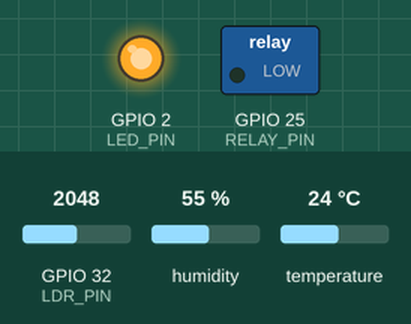
The sketch below on a simulated ESP32. Shown: switched loads named in the sketch (green lamp = pin HIGH), output pins drawn as LEDs (lit = HIGH). The inputs (shaded band) are chosen by the test bench; at power-on: humidity 55 %, GPIO 32 (LDR_PIN) = 2048, temperature 24 °C. WiFi joins after 1.5 s; servers stay silent unless stated; no MQTT or app messages arrive unless stated; what the sketch prints to the serial monitor is not drawn.

Above: at 6.5 s.
6.6 s: humidity set to 74 %
At 8.0 s:
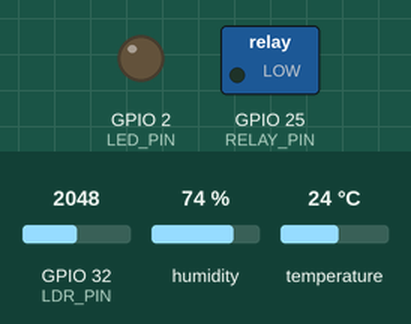
9.3 s: humidity set to 77 %
At 11.5 s:
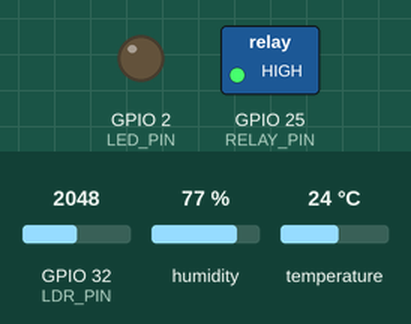
At 18.6 s:
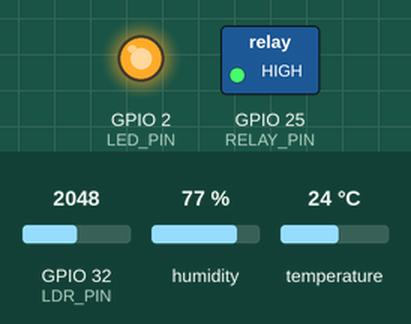
Timing chart, 0 to 21.2 s (numbered marks = the images above; inputs shaded):
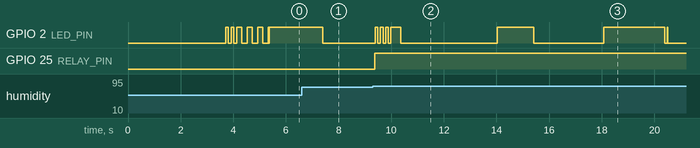

The sketch:

main.ino
```cpp
/*
 * Smart Garden DHT22 Sensor with ThingSpeak & MQTT Integration
 * ESP32 + DHT22 + LDR + Relay Control
 *
 * Features:
 * - Read DHT22 temperature, humidity & LDR light sensor
 * - Publish to ThingSpeak cloud platform
 * - Publish to MQTT broker.hivemq.com
 * - Automatic relay control based on temp/humidity thresholds
 * - Alert system for abnormal conditions
 * - Device ID: ESP_SENSOR_DHT22_THINGSPEAK_01
 * - Author: Huynh Quoc Huy
 *
 * MQTT Topics:
 * - garden/sensor/temp_hum_data (sensor readings)
 * - garden/alerts/climate (threshold alerts)
 * - garden/status/dht22_board (device status)
 */

#include <WiFi.h>
#include <PubSubClient.h>
#include <DHT.h>
#include <ArduinoJson.h>
#include <ThingSpeak.h>

// ===== WiFi Configuration =====
const char* ssid = "Wokwi-GUEST";
const char* password = "";

// ===== ThingSpeak Configuration =====
const unsigned long ChannelNumber = 3083564;
const char* WriteAPIKey = "SH8BFGIL0Q9EIB6M";

// ===== MQTT Configuration =====
const char* mqtt_server = "broker.hivemq.com";
const int mqtt_port = 1883;
const char* mqtt_client_id = "ESP_SENSOR_DHT22_THINGSPEAK_01";

// MQTT Topics
const char* SENSOR_DATA_TOPIC = "garden/sensor/temp_hum_data";
const char* ALERT_TOPIC = "garden/alerts/climate";
const char* STATUS_TOPIC = "garden/status/dht22_board";
const char* DEVICE_INFO_TOPIC = "garden/system/device_info";

// ===== Hardware Pins =====
#define DHTPIN 4
#define DHTTYPE DHT22
#define LDR_PIN 32
#define RELAY_PIN 25        // Relay control pin
#define LED_PIN 2           // Status LED

// ===== Thresholds for Relay Control =====
#define TEMP_HIGH_THRESHOLD 30.0    // °C - Turn ON relay if exceeded
#define TEMP_LOW_THRESHOLD 15.0     // °C - Turn OFF relay if below
#define HUMIDITY_HIGH_THRESHOLD 75.0 // % - Turn ON relay if exceeded
#define HUMIDITY_LOW_THRESHOLD 40.0  // % - Turn OFF relay if below

// ===== Timing Configuration =====
#define THINGSPEAK_INTERVAL 20000   // 20 seconds (ThingSpeak rate limit: 15s)
#define MQTT_INTERVAL 5000          // 5 seconds
#define SENSOR_READ_INTERVAL 2000   // 2 seconds
#define STATUS_INTERVAL 30000       // 30 seconds

// ===== Global Objects =====
DHT dht(DHTPIN, DHTTYPE);
WiFiClient wifiClient;
WiFiClient mqttWifiClient;
PubSubClient mqttClient(mqttWifiClient);

// ===== Global Variables =====
unsigned long lastThingSpeakTime = 0;
unsigned long lastMqttTime = 0;
unsigned long lastSensorReadTime = 0;
unsigned long lastStatusTime = 0;

float currentTemperature = 0.0;
float currentHumidity = 0.0;
int currentLight = 0;
bool relayState = false;

unsigned long readingCount = 0;
unsigned long mqttPublishCount = 0;
unsigned long thingspeakPublishCount = 0;

bool mqttConnected = false;
int mqttReconnectAttempts = 0;

String alertMessage = "";
bool alertSent = false;

// ===== Function Prototypes =====
void setupWiFi();
void setupMQTT();
void setupHardware();
void connectMQTT();
void readSensors();
void publishToThingSpeak();
void publishToMQTT();
void publishStatus();
void publishDeviceInfo();
void checkRelayControl();
void updateStatusLED();
void blinkLED(int times, int delayMs);
void checkAlerts();
void mqttCallback(char* topic, byte* payload, unsigned int length);

void setup() {
  Serial.begin(115200);
  delay(100);

  Serial.println("\n╔════════════════════════════════════════════════╗");
  Serial.println("║  Smart Garden DHT22 + ThingSpeak + MQTT      ║");
  Serial.println("║  With Automatic Relay Control                 ║");
  Serial.println("║  Version: 3.0.0                               ║");
  Serial.println("╚════════════════════════════════════════════════╝\n");

  // Initialize hardware
  setupHardware();

  // Initialize DHT22 sensor
  Serial.println("🔧 Initializing DHT22 sensor...");
  dht.begin();
  delay(2000);  // DHT22 startup delay
  Serial.println("✅ DHT22 sensor initialized");

  // Connect to WiFi
  setupWiFi();

  // Initialize ThingSpeak
  Serial.println("☁️  Initializing ThingSpeak client...");
  ThingSpeak.begin(wifiClient);
  Serial.println("✅ ThingSpeak client ready");

  // Initialize MQTT
  setupMQTT();

  // Publish device info
  publishDeviceInfo();

  Serial.println("\n🚀 System ready!");
  Serial.println("📊 Publishing data to:");
  Serial.println("   - ThingSpeak (every 20 seconds)");
  Serial.println("   - MQTT broker (every 5 seconds)");
  Serial.println("🎛️  Relay control: AUTO mode");
  Serial.println();

  blinkLED(3, 200);
}

void loop() {
  unsigned long currentTime = millis();

  // Check WiFi connection
  if (WiFi.status() != WL_CONNECTED) {
    Serial.println("⚠️ WiFi disconnected, reconnecting...");
    setupWiFi();
  }

  // Check MQTT connection
  if (!mqttClient.connected()) {
    if (currentTime - lastStatusTime > 10000) {  // Try reconnect every 10s
      connectMQTT();
      lastStatusTime = currentTime;
    }
  } else {
    mqttClient.loop();
  }

  // Read sensors periodically
  if (currentTime - lastSensorReadTime >= SENSOR_READ_INTERVAL) {
    readSensors();
    checkRelayControl();
    checkAlerts();
    lastSensorReadTime = currentTime;
  }

  // Publish to ThingSpeak
  if (currentTime - lastThingSpeakTime >= THINGSPEAK_INTERVAL) {
    publishToThingSpeak();
    lastThingSpeakTime = currentTime;
  }

  // Publish to MQTT
  if (currentTime - lastMqttTime >= MQTT_INTERVAL) {
    if (mqttClient.connected()) {
      publishToMQTT();
      publishStatus();
    }
    lastMqttTime = currentTime;
  }

  updateStatusLED();
  delay(50);
}

void setupHardware() {
  // Initialize pins
  pinMode(RELAY_PIN, OUTPUT);
  pinMode(LED_PIN, OUTPUT);

  digitalWrite(RELAY_PIN, LOW);   // Relay OFF initially
  digitalWrite(LED_PIN, LOW);     // LED OFF initially

  Serial.println("✅ Hardware initialized:");
  Serial.println("   - Relay: OFF");
  Serial.println("   - LED: OFF");
  Serial.println("   - DHT22 Pin: 4");
  Serial.println("   - LDR Pin: 32");
  Serial.println("   - Relay Pin: 25");
}

void setupWiFi() {
  Serial.println("📡 Connecting to WiFi...");
  Serial.print("   SSID: ");
  Serial.println(ssid);

  WiFi.mode(WIFI_STA);
  WiFi.begin(ssid, password);

  int attempts = 0;
  while (WiFi.status() != WL_CONNECTED && attempts < 20) {
    delay(500);
    Serial.print(".");
    attempts++;
  }

  if (WiFi.status() == WL_CONNECTED) {
    Serial.println("\n✅ WiFi connected!");
    Serial.print("   IP Address: ");
    Serial.println(WiFi.localIP());
    Serial.print("   Signal: ");
    Serial.print(WiFi.RSSI());
    Serial.println(" dBm");
  } else {
    Serial.println("\n❌ WiFi connection failed!");
  }
}

void setupMQTT() {
  mqttClient.setServer(mqtt_server, mqtt_port);
  mqttClient.setCallback(mqttCallback);
  mqttClient.setBufferSize(512);

  Serial.println("📡 Setting up MQTT connection...");
  connectMQTT();
}

void connectMQTT() {
  if (mqttClient.connected()) {
    return;
  }

  Serial.printf("📡 MQTT connection attempt %d...\n", mqttReconnectAttempts + 1);

  if (mqttClient.connect(mqtt_client_id)) {
    Serial.println("✅ MQTT connected to broker.hivemq.com!");
    mqttConnected = true;
    mqttReconnectAttempts = 0;
    blinkLED(2, 100);
  } else {
    Serial.print("❌ MQTT connection failed, rc=");
    Serial.println(mqttClient.state());
    mqttConnected = false;
    mqttReconnectAttempts++;
  }
}

void readSensors() {
  float humidity = dht.readHumidity();
  float temperature = dht.readTemperature();
  int light = analogRead(LDR_PIN);

  if (isnan(humidity) || isnan(temperature)) {
    Serial.println("⚠️ Failed to read from DHT sensor!");
    return;
  }

  currentTemperature = temperature;
  currentHumidity = humidity;
  currentLight = light;
  readingCount++;

  Serial.printf("📊 Reading #%lu: T=%.1f°C, H=%.1f%%, Light=%d\n",
                readingCount, temperature, humidity, light);
}

void publishToThingSpeak() {
  Serial.println("☁️  Publishing to ThingSpeak...");

  ThingSpeak.setField(1, currentTemperature);
  ThingSpeak.setField(2, currentHumidity);
  ThingSpeak.setField(3, relayState ? 1 : 0);  // Relay state
  ThingSpeak.setField(4, currentLight);

  int statusCode = ThingSpeak.writeFields(ChannelNumber, WriteAPIKey);

  if (statusCode == 200) {
    thingspeakPublishCount++;
    Serial.printf("✅ ThingSpeak: Data sent successfully (#%lu)\n", thingspeakPublishCount);
    blinkLED(1, 50);
  } else {
    Serial.printf("❌ ThingSpeak: Failed (HTTP %d)\n", statusCode);
  }
}

void publishToMQTT() {
  if (!mqttClient.connected()) {
    return;
  }

  DynamicJsonDocument doc(512);

  doc["device_id"] = mqtt_client_id;
  doc["temperature"] = round(currentTemperature * 10.0) / 10.0;
  doc["humidity"] = round(currentHumidity * 10.0) / 10.0;
  doc["light"] = currentLight;
  doc["relay_state"] = relayState;
  doc["reading_id"] = readingCount;
  doc["uptime_seconds"] = millis() / 1000;
  doc["wifi_rssi"] = WiFi.RSSI();

  // Add heat index if conditions met
  if (currentTemperature > 30 && currentHumidity > 70) {
    float heatIndex = dht.computeHeatIndex(currentTemperature, currentHumidity, false);
    doc["heat_index"] = round(heatIndex * 10.0) / 10.0;
  }

  String payload;
  serializeJson(doc, payload);

  if (mqttClient.publish(SENSOR_DATA_TOPIC, payload.c_str())) {
    mqttPublishCount++;
    Serial.printf("📤 MQTT: Data published (#%lu)\n", mqttPublishCount);
    blinkLED(1, 20);
  } else {
    Serial.println("❌ MQTT: Publish failed!");
  }
}

void publishStatus() {
  if (!mqttClient.connected()) {
    return;
  }

  DynamicJsonDocument doc(256);

  doc["device_id"] = mqtt_client_id;
  doc["status"] = "online";
  doc["relay_state"] = relayState;
  doc["uptime_seconds"] = millis() / 1000;
  doc["free_heap"] = ESP.getFreeHeap();
  doc["wifi_rssi"] = WiFi.RSSI();
  doc["mqtt_connected"] = mqttConnected;
  doc["reading_count"] = readingCount;
  doc["mqtt_publishes"] = mqttPublishCount;
  doc["thingspeak_publishes"] = thingspeakPublishCount;

  String payload;
  serializeJson(doc, payload);

  mqttClient.publish(STATUS_TOPIC, payload.c_str());
}

void publishDeviceInfo() {
  if (!mqttClient.connected()) {
    return;
  }

  DynamicJsonDocument doc(512);

  doc["device_id"] = mqtt_client_id;
  doc["type"] = "climate_sensor_relay";
  doc["name"] = "DHT22-ThingSpeak-MQTT";
  doc["version"] = "3.0.0";
  doc["features"]["thingspeak"] = true;
  doc["features"]["mqtt"] = true;
  doc["features"]["relay_control"] = true;
  doc["features"]["alerts"] = true;

  doc["sensors"]["dht22"]["pin"] = DHTPIN;
  doc["sensors"]["ldr"]["pin"] = LDR_PIN;
  doc["relay"]["pin"] = RELAY_PIN;

  doc["thresholds"]["temp_high"] = TEMP_HIGH_THRESHOLD;
  doc["thresholds"]["temp_low"] = TEMP_LOW_THRESHOLD;
  doc["thresholds"]["humidity_high"] = HUMIDITY_HIGH_THRESHOLD;
  doc["thresholds"]["humidity_low"] = HUMIDITY_LOW_THRESHOLD;

  doc["network"]["ip"] = WiFi.localIP().toString();
  doc["network"]["mac"] = WiFi.macAddress();

  String payload;
  serializeJson(doc, payload);

  mqttClient.publish(DEVICE_INFO_TOPIC, payload.c_str());
  Serial.println("📤 Device info published");
}

void checkRelayControl() {
  bool shouldActivateRelay = false;
  String reason = "";

  // Check temperature thresholds
  if (currentTemperature > TEMP_HIGH_THRESHOLD) {
    shouldActivateRelay = true;
    reason = "High temperature";
  } else if (currentTemperature < TEMP_LOW_THRESHOLD) {
    shouldActivateRelay = false;
    reason = "Low temperature";
  }

  // Check humidity thresholds
  if (currentHumidity > HUMIDITY_HIGH_THRESHOLD) {
    shouldActivateRelay = true;
    reason = "High humidity";
  } else if (currentHumidity < HUMIDITY_LOW_THRESHOLD) {
    shouldActivateRelay = false;
    reason = "Low humidity";
  }

  // Update relay if state changed
  if (shouldActivateRelay != relayState) {
    relayState = shouldActivateRelay;
    digitalWrite(RELAY_PIN, relayState ? HIGH : LOW);

    Serial.println("━━━━━━━━━━━━━━━━━━━━━━━━━━━━━━");
    Serial.printf("🎛️  RELAY: %s\n", relayState ? "ON" : "OFF");
    Serial.printf("   Reason: %s\n", reason.c_str());
    Serial.printf("   Temp: %.1f°C, Humidity: %.1f%%\n",
                  currentTemperature, currentHumidity);
    Serial.println("━━━━━━━━━━━━━━━━━━━━━━━━━━━━━━");

    // Send alert via MQTT
    if (mqttClient.connected()) {
      DynamicJsonDocument alertDoc(256);
      alertDoc["device_id"] = mqtt_client_id;
      alertDoc["alert_type"] = "relay_state_change";
      alertDoc["relay_state"] = relayState;
      alertDoc["reason"] = reason;
      alertDoc["temperature"] = currentTemperature;
      alertDoc["humidity"] = currentHumidity;

      String alertPayload;
      serializeJson(alertDoc, alertPayload);
      mqttClient.publish(ALERT_TOPIC, alertPayload.c_str());
    }

    blinkLED(3, 100);
  }
}

void checkAlerts() {
  String newAlert = "";

  // Temperature alerts
  if (currentTemperature > TEMP_HIGH_THRESHOLD) {
    newAlert = "HIGH_TEMP";
  } else if (currentTemperature < TEMP_LOW_THRESHOLD) {
    newAlert = "LOW_TEMP";
  }

  // Humidity alerts
  if (currentHumidity > HUMIDITY_HIGH_THRESHOLD) {
    newAlert = "HIGH_HUMIDITY";
  } else if (currentHumidity < HUMIDITY_LOW_THRESHOLD) {
    newAlert = "LOW_HUMIDITY";
  }

  // Send alert if changed
  if (!newAlert.isEmpty() && newAlert != alertMessage) {
    alertMessage = newAlert;

    if (mqttClient.connected()) {
      DynamicJsonDocument alertDoc(256);
      alertDoc["device_id"] = mqtt_client_id;
      alertDoc["alert_type"] = alertMessage;
      alertDoc["temperature"] = currentTemperature;
      alertDoc["humidity"] = currentHumidity;
      alertDoc["timestamp"] = millis() / 1000;

      String alertPayload;
      serializeJson(alertDoc, alertPayload);
      mqttClient.publish(ALERT_TOPIC, alertPayload.c_str());

      Serial.printf("🚨 ALERT: %s\n", alertMessage.c_str());
    }
  } else if (newAlert.isEmpty()) {
    alertMessage = "";
  }
}

void updateStatusLED() {
  static unsigned long lastLEDUpdate = 0;
  static bool ledState = false;

  unsigned long currentTime = millis();

  if (WiFi.status() == WL_CONNECTED && mqttClient.connected()) {
    // Connected: slow blink
    if (currentTime - lastLEDUpdate > 2000) {
      ledState = !ledState;
      digitalWrite(LED_PIN, ledState ? HIGH : LOW);
      lastLEDUpdate = currentTime;
    }
  } else {
    // Disconnected: fast blink
    if (currentTime - lastLEDUpdate > 500) {
      ledState = !ledState;
      digitalWrite(LED_PIN, ledState ? HIGH : LOW);
      lastLEDUpdate = currentTime;
    }
  }
}

void blinkLED(int times, int delayMs) {
  for (int i = 0; i < times; i++) {
    digitalWrite(LED_PIN, HIGH);
    delay(delayMs);
    digitalWrite(LED_PIN, LOW);
    delay(delayMs);
  }
}

void mqttCallback(char* topic, byte* payload, unsigned int length) {
  String message;
  for (unsigned int i = 0; i < length; i++) {
    message += (char)payload[i];
  }

  Serial.printf("📨 MQTT: [%s] %s\n", topic, message.c_str());
}

/*
 * System Architecture:
 *
 * 1. Sensor Readings:
 *    - DHT22: Temperature & Humidity (every 2s)
 *    - LDR: Light intensity (every 2s)
 *
 * 2. Data Publishing:
 *    - ThingSpeak: Every 20 seconds (rate limit compliance)
 *    - MQTT: Every 5 seconds (garden/sensor/temp_hum_data)
 *
 * 3. Relay Control (Automatic):
 *    - Temperature > 30°C → Relay ON
 *    - Temperature < 15°C → Relay OFF
 *    - Humidity > 75% → Relay ON
 *    - Humidity < 40% → Relay OFF
 *
 * 4. Alert System:
 *    - Publishes to garden/alerts/climate when thresholds exceeded
 *    - Includes relay state changes
 *
 * 5. Status Monitoring:
 *    - Device status published every 30 seconds
 *    - Includes uptime, connection status, statistics
 */
```

Measured:
- the behaviour switches between 75 and 76 % on humidity (found by bisection; images 1 and 2)
- after the input at 9.3 s, GPIO 25 (RELAY_PIN): LOW → HIGH after 0.07 s
